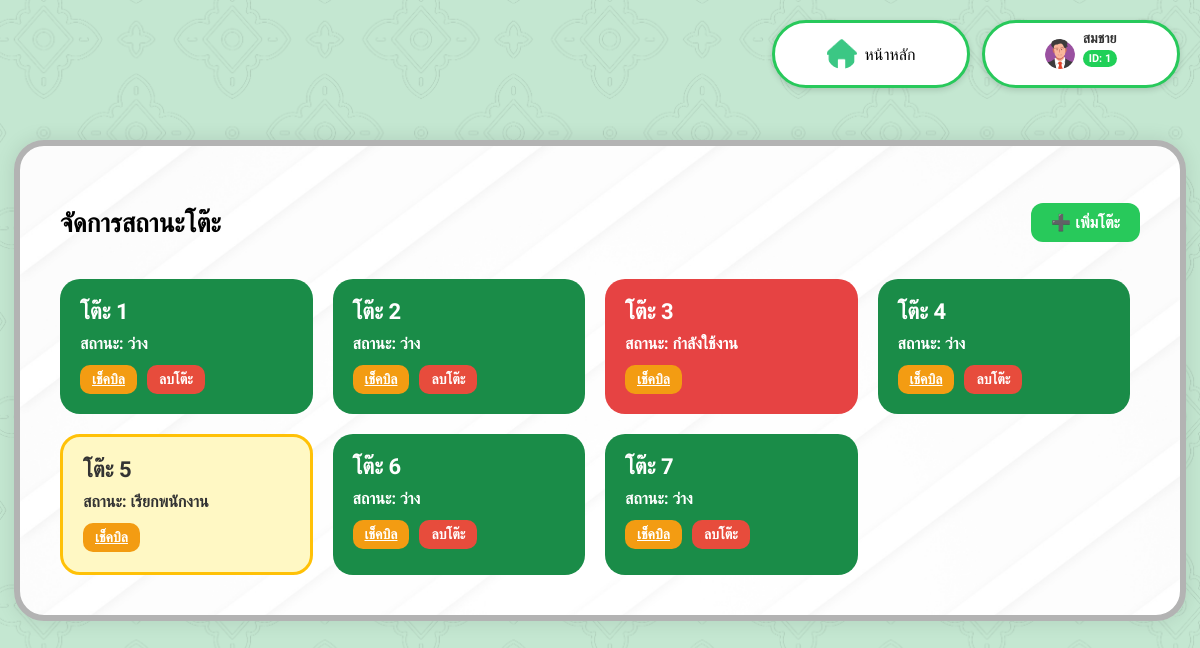
Page /table_status.php (signed in) on the committed database.
### tables this page shows
CREATE TABLE Employee (
    EmployeeID INT(6) AUTO_INCREMENT PRIMARY KEY,
    FName VARCHAR(50),
    LName VARCHAR(50),
    Password VARCHAR(12),
    Role VARCHAR(50),
    StartDate DATE,
    Phone CHAR(10),
    Email VARCHAR(50)
);

CREATE TABLE TableList (
    TableNo INT(3) PRIMARY KEY,
    Status INT(1) NOT NULL COMMENT '0=ว่าง, 1=ไม่ว่าง, 2=เรียกพนักงาน'
);

### table_status.php (the view, shortened to what this page needs)
<?php
include 'backend/db_connect.php';
$employeeID = $_SESSION['EmployeeID'];
$stmt = $conn->prepare("SELECT FName, EmployeeID FROM Employee WHERE EmployeeID = ?");
$stmt->bind_param("i", $employeeID);
$stmt->execute();
$result = $stmt->get_result();
$profile = $result->fetch_assoc();
?>
<!DOCTYPE html>
<html lang="th">
<head>
  <link rel="stylesheet" href="css/table_status.css">
</head>
<body>
  <div class="top-bar">
    <div class="home-button" onclick="location.href='staff_dashboard.php'">
      <img src="pics/Home_icon.png">
      <p>หน้าหลัก</p>
    </div>
    <div class="profile-box">
      <img src="img/picture/Profile_guy.png" alt="Profile Picture">
      <div class="profile-label">
        <p class="profile-name"><?php echo htmlspecialchars($profile['FName']); ?></p>
        <p class="profile-id">ID: <?php echo htmlspecialchars($profile['EmployeeID']); ?></p>
      </div>
    </div>
  </div>
  <div class="main-container">
    <div class="header-row">
      <h2>จัดการสถานะโต๊ะ</h2>
      <form action="backend/addTable.php" method="POST" style="margin-left: auto;">
      <button type="submit" class="btn add">➕ เพิ่มโต๊ะ</button>
      </form>
    </div>
    <div class="table-grid">
      <?php
        $result = $conn->query("SELECT TableNo, Status FROM tablelist ORDER BY TableNo ASC");
        while ($row = $result->fetch_assoc()) {
            $tableID = $row['TableNo'];
            $statusCode = (int)$row['Status'];
            $statusText = match ($statusCode) {
                0 => 'ว่าง',
                1 => 'กำลังใช้งาน',
                2 => 'เรียกพนักงาน',
                default => 'ไม่ทราบ'
            };
            $statusClass = match ($statusCode) {
                0 => 'green',
                1 => 'red',
                2 => 'yellow',
                default => 'gray'
            };
            $check = $conn->prepare("SELECT COUNT(*) FROM Orders WHERE TableNo = ?");
            $check->bind_param("i", $tableID);
            $check->execute();
            $check->bind_result($orderCount);
            echo "<div class='table-box {$statusClass}'>";
            echo "<div class='table-title'>โต๊ะ {$tableID}</div>";
            echo "<div class='status-line'>สถานะ: {$statusText}</div>";
            echo "<div class='button-group'>";
            echo "<a href='payment.php?table={$tableID}' class='btn check'>เช็คบิล</a>";
            if ($orderCount == 0) {
                echo "<form action='backend/delTable.php' method='POST' onsubmit='return confirm(\"คุณแน่ใจหรือไม่ว่าต้องการลบโต๊ะนี้?\");'>";
                echo "<button type='submit' class='btn delete'>ลบโต๊ะ</button>";
                echo "</form>";
            }
            echo "</div></div>";
        }
      ?>
    </div>
  </div>
  </body>
</html>

### css/table_status.css (style rules this page uses)
body { margin: 0; font-family: 'Sarabun', sans-serif; background: url('../pics/background.png') repeat; background-size: cover; }
.top-bar { position: absolute; top: 20px; right: 20px; display: flex; gap: 12px; align-items: center; z-index: 1000; }
.home-button, .profile-box { display: flex; align-items: center; background-color: white; border: 3px solid #28c95b; border-radius: 40px; padding: 6px 16px; height: 50px; min-width: 160px; justify-content: center; box-shadow: 0px 2px 6px rgba(0, 0, 0, 0.15); }
.home-button img, .profile-box img { width: 30px; height: 30px; object-fit: cover; border-radius: 50%; margin-right: 8px; }
.profile-label { display: flex; flex-direction: column; justify-content: center; line-height: 1.2; }
.profile-name { font-size: 14px; font-weight: bold; color: #333; margin: 0; padding: 0; }
.profile-id { font-size: 11px; background-color: #20d058; color: white; padding: 2px 6px; border-radius: 15px; font-weight: bold; margin-top: 3px; display: inline-block; width: fit-content; }
.main-container { margin: 140px auto 60px; padding: 40px; width: 90%; max-width: 1100px; background: url('../pics/SubBackground3.png'); background-size: cover; border-radius: 30px; border: 6px solid #b3b3b3; box-shadow: 0px 0px 20px rgba(0, 0, 0, 0.1); }
h2 { text-align: left; font-size: 26px; margin-bottom: 20px; }
.table-grid { max-height: 500px; overflow-y: auto; padding-right: 10px; display: grid; grid-template-columns: repeat(auto-fill, minmax(220px, 1fr)); gap: 20px; }
.table-box { padding: 20px; border-radius: 20px; color: white; font-size: 16px; font-weight: bold; position: relative; }
.table-title { font-size: 22px; margin-bottom: 10px; }
.status-line { font-size: 16px; }
.green { background-color: #1a8c48; }
.red { background-color: #e64343; }
.button-group { margin-top: 12px; display: flex; gap: 10px; }
.btn { padding: 6px 12px; font-size: 14px; border: none; border-radius: 10px; cursor: pointer; font-weight: bold; color: white; }
.btn.check { background-color: #f39c12; }
.btn.delete { background-color: #e74c3c; }
.btn.add { background-color: #28c95b; color: white; padding: 10px 20px; border-radius: 12px; font-size: 16px; border: none; cursor: pointer; }
.header-row { display: flex; align-items: center; justify-content: space-between; flex-wrap: wrap; margin-bottom: 20px; }
.table-box.yellow { background-color: #fff8c4; border: 3px solid #ffc107; color: #333; }

### rows in the picture
employee: FName "สมชาย", EmployeeID "1"
tablelist: TableNo "1", Status "ว่าง"
tablelist: TableNo "2", Status "ว่าง"
tablelist: TableNo "3", Status "กำลังใช้งาน"
tablelist: TableNo "4", Status "ว่าง"
tablelist: TableNo "5", Status "เรียกพนักงาน"
tablelist: TableNo "6", Status "ว่าง"
tablelist: TableNo "7", Status "ว่าง"
